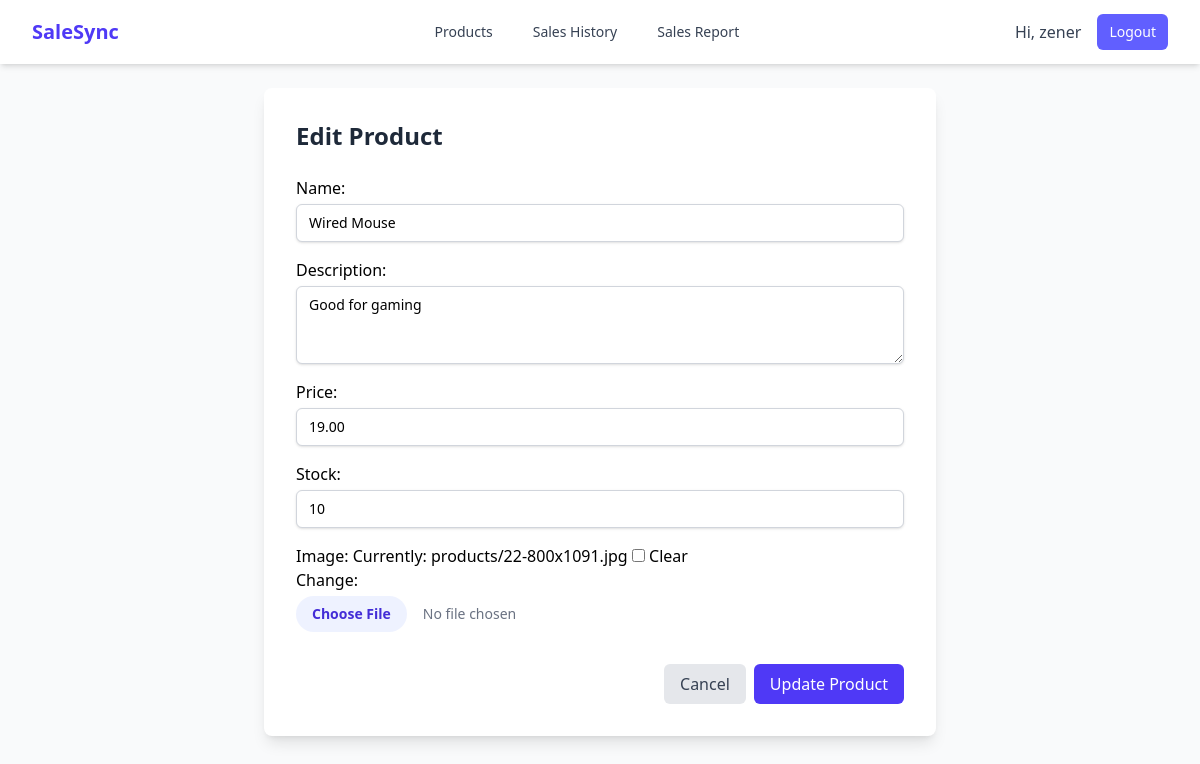
The app's page /products/2/edit/ (signed in) with its own data.
### core/models.py (models this page shows, shortened)
class Product(models.Model):
    name = models.CharField(max_length=200)
    description = models.TextField()
    price = models.DecimalField(max_digits=10, decimal_places=2)
    stock = models.PositiveIntegerField()
    image = models.ImageField(upload_to='products/', blank=True, null=True)

### core/views.py (the view)
# urls.py: path('products/<int:pk>/edit/', core_views.product_create_edit_view, name='product_edit'),
@login_required
def product_create_edit_view(request, pk=None):
    if not request.user.is_staff:
        messages.error(request, "You do not have permission to perform this action.")
        return redirect('products')
    if pk:
        product = get_object_or_404(Product, pk=pk)
        instance = product
    else:
        instance = None
    if request.method == 'POST':
        form = ProductForm(request.POST, request.FILES, instance=instance)
        if form.is_valid():
            form.save()
            messages.success(request, f"Product '{form.instance.name}' was saved successfully!")
            return redirect('products')
    else:
        form = ProductForm(instance=instance)
    context = {'form': form}
    return render(request, 'core/product_form.html', context)

### core/templates/core/product_form.html (shortened to what this page needs)
{% extends 'base.html' %}
{% block content %}
<div class="max-w-2xl mx-auto bg-white p-8 rounded-lg shadow-lg">
    <h1 class="text-2xl font-bold text-gray-800 mb-6">
        {% if form.instance.pk %}
            Edit Product
        {% else %}
            Add New Product
        {% endif %}
    </h1>
    <form method="post" enctype="multipart/form-data">
        <div class="space-y-4">
            {{ form.as_p }}
        </div>
        <div class="mt-8 flex justify-end">
            <a href="{% url 'products' %}" class="bg-gray-200 text-gray-700 px-4 py-2 rounded-md mr-2 hover:bg-gray-300">Cancel</a>
            <button type="submit" class="bg-indigo-600 text-white px-4 py-2 rounded-md hover:bg-indigo-700">
                {% if form.instance.pk %}
                    Update Product
                {% else %}
                    Save Product
                {% endif %}
            </button>
        </div>
    </form>
</div>
{% endblock %}

### theme/templates/base.html (shortened to what this page needs)
{% load static tailwind_tags %}
<!DOCTYPE html>
<html lang="en">
<head>
    {% tailwind_css %}
</head>
<body class="bg-gray-50 font-sans antialiased">
    {% if user.is_authenticated %}
        <nav class="bg-white shadow-md no-print">
            <div class="max-w-7xl mx-auto px-4 sm:px-6 lg:px-8">
                <div class="flex items-center justify-between h-16">
                    <div class="flex-shrink-0">
                        <a href="{% url 'products' %}" class="font-bold text-xl text-indigo-600">SaleSync</a>
                    </div>
                    <div class="hidden md:block">
                        <div class="ml-10 flex items-baseline space-x-4">
                            <a href="{% url 'products' %}" class="text-gray-700 hover:bg-gray-200 hover:text-black px-3 py-2 rounded-md text-sm font-medium">Products</a>
                            <a href="{% url 'sales' %}" class="text-gray-700 hover:bg-gray-200 hover:text-black px-3 py-2 rounded-md text-sm font-medium">Sales History</a>
                            <a href="{% url 'sales_report' %}" class="text-gray-700 hover:bg-gray-200 hover:text-black px-3 py-2 rounded-md text-sm font-medium">Sales Report</a>
                        </div>
                    </div>
                    <div class="hidden md:flex items-center">
                        <span class="text-gray-700 mr-4">Hi, {{ user.username }}</span>
                        <form method="post" action="{% url 'logout' %}">
                            <button type="submit" class="bg-indigo-500 text-white px-3 py-2 rounded-md text-sm font-medium hover:bg-indigo-600">Logout</button>
                        </form>
                    </div>
                </div>
            </div>
        </nav>
    {% endif %}
    <main>
        <div class="max-w-7xl mx-auto py-6 sm:px-6 lg:px-8">
            {% block content %}
            {% endblock %}
        </div>
    </main>
</body>
</html>

### records on screen
Product: name "Wired Mouse", description "Good for gaming", price "19.00", stock "10"

### other values on screen
{{ user.username }} "zener"
